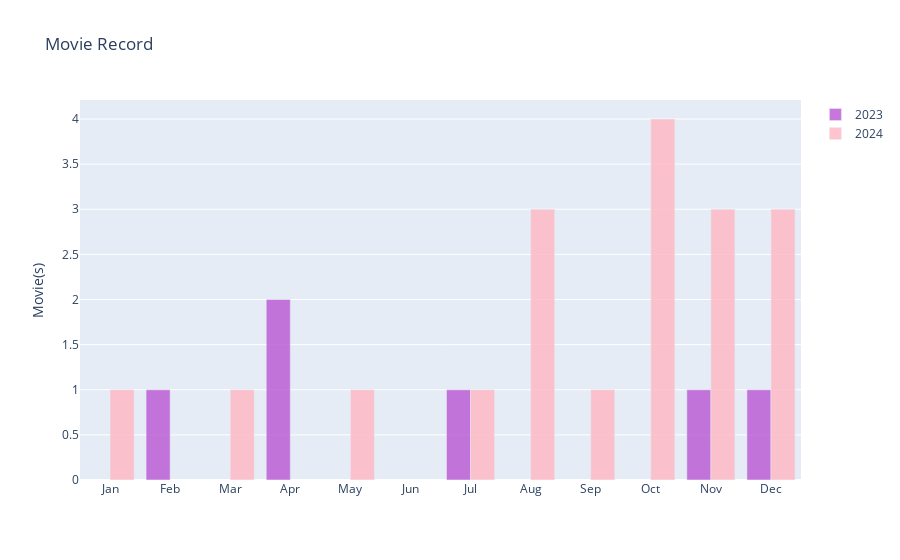

Notebook cell for this chart:
### Markdown cell above
### Movies Tracker

### Code cell
import plotly.graph_objs as go

x = ['Jan', 'Feb', 'Mar', 'Apr', 'May', 'Jun', 'Jul', 'Aug', 'Sep', 'Oct', 'Nov', 'Dec']

y2023_movie = [None, 1, None, 2, None, None, 1, None, None, None, 1, 1]
y2024_movie = [1, None, 1, None, 1, None, 1, 3, 1, 4, 3, 3]

fig = go.Figure()

fig.add_trace(go.Bar(x=x, y=y2023_movie, name='2023', marker_color='rgba(186, 85, 211, 0.8)'))  # Purple
fig.add_trace(go.Bar(x=x, y=y2024_movie, name='2024', marker_color='rgba(255, 182, 193, 0.8)'))  # Pink

fig.update_layout(title='Movie Record', yaxis_title='Movie(s)', barmode='group')
fig.show()

### Figure 1 — Plotly figure (JSON) as saved in the notebook; plotly's stock layout.template omitted (floating-point values rounded to 4 significant figures)
{"data": [{"marker": {"color": "rgba(186, 85, 211, 0.8)"}, "name": "2023", "type": "bar", "x": ["Jan", "Feb", "Mar", "Apr", "May", "Jun", "Jul", "Aug", "Sep", "Oct", "Nov", "Dec"], "y": [null, 1, null, 2, null, null, 1, null, null, null, 1, 1]}, {"marker": {"color": "rgba(255, 182, 193, 0.8)"}, "name": "2024", "type": "bar", "x": ["Jan", "Feb", "Mar", "Apr", "May", "Jun", "Jul", "Aug", "Sep", "Oct", "Nov", "Dec"], "y": [1, null, 1, null, 1, null, 1, 3, 1, 4, 3, 3]}], "layout": {"barmode": "group", "title": {"text": "Movie Record"}, "yaxis": {"title": {"text": "Movie(s)"}}}}
